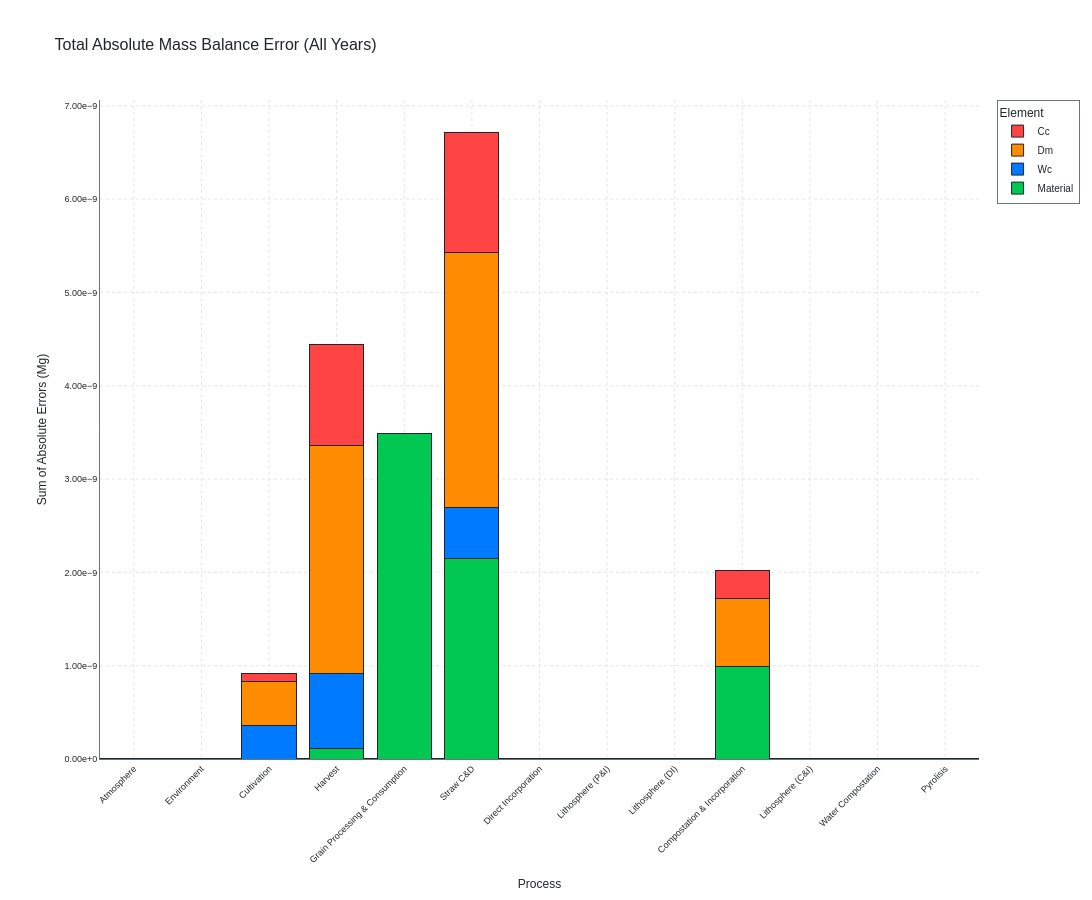

Here is the notebook cell this chart was saved with:
### Markdown cell above
## 2.2 Mass Balance Validation

### Code cell
print("\n" + "="*60)
print("⚖️ MASS BALANCE VERIFICATION (BASELINE)")
print("="*60)
plotting.plot_total_mass_balance_error(mfa_results_baseline)
plotting.plot_optimized_mass_balance_error(mfa_results_baseline)

### Figure 1 — Plotly figure (JSON) as saved in the notebook; plotly's stock layout.template omitted (floating-point values rounded to 4 significant figures)
{"data": [{"hovertemplate": "<b>%{x}</b><br>Material: %{y:.2e} Mg<extra></extra>", "marker": {"color": "#00C851", "line": {"color": "#212529", "width": 1}}, "name": "Material", "type": "bar", "x": ["Atmosphere", "Environment", "Cultivation", "Harvest", "Grain Processing & Consumption", "Straw C&D", "Direct Incorporation", "Lithosphere (P&I)", "Lithosphere (DI)", "Compostation & Incorporation", "Lithosphere (C&I)", "Water Compostation", "Pyrolisis"], "y": [0, 0, 0, 1.164e-10, 3.492e-09, 2.154e-09, 0, 0, 0, 9.895e-10, 0, 0, 0]}, {"hovertemplate": "<b>%{x}</b><br>Wc: %{y:.2e} Mg<extra></extra>", "marker": {"color": "#007BFF", "line": {"color": "#212529", "width": 1}}, "name": "Wc", "type": "bar", "x": ["Atmosphere", "Environment", "Cultivation", "Harvest", "Grain Processing & Consumption", "Straw C&D", "Direct Incorporation", "Lithosphere (P&I)", "Lithosphere (DI)", "Compostation & Incorporation", "Lithosphere (C&I)", "Water Compostation", "Pyrolisis"], "y": [0, 0, 3.638e-10, 8.004e-10, 0, 5.384e-10, 0, 0, 0, 0, 0, 0, 0]}, {"hovertemplate": "<b>%{x}</b><br>Dm: %{y:.2e} Mg<extra></extra>", "marker": {"color": "#FF8C00", "line": {"color": "#212529", "width": 1}}, "name": "Dm", "type": "bar", "x": ["Atmosphere", "Environment", "Cultivation", "Harvest", "Grain Processing & Consumption", "Straw C&D", "Direct Incorporation", "Lithosphere (P&I)", "Lithosphere (DI)", "Compostation & Incorporation", "Lithosphere (C&I)", "Water Compostation", "Pyrolisis"], "y": [0, 0, 4.657e-10, 2.445e-09, 0, 2.736e-09, 0, 0, 0, 7.276e-10, 0, 0, 0]}, {"hovertemplate": "<b>%{x}</b><br>Cc: %{y:.2e} Mg<extra></extra>", "marker": {"color": "#FF4444", "line": {"color": "#212529", "width": 1}}, "name": "Cc", "type": "bar", "x": ["Atmosphere", "Environment", "Cultivation", "Harvest", "Grain Processing & Consumption", "Straw C&D", "Direct Incorporation", "Lithosphere (P&I)", "Lithosphere (DI)", "Compostation & Incorporation", "Lithosphere (C&I)", "Water Compostation", "Pyrolisis"], "y": [0, 0, 8.731e-11, 1.077e-09, 0, 1.281e-09, 0, 0, 0, 3.056e-10, 0, 0, 0]}], "layout": {"barmode": "stack", "font": {"color": "#212529", "family": "Arial, sans-serif", "size": 10}, "height": 900, "legend": {"bgcolor": "rgba(255,255,255,0.8)", "bordercolor": "#6C757D", "borderwidth": 1, "font": {"color": "#212529", "family": "Arial, sans-serif", "size": 10}, "title": {"text": "Element"}}, "margin": {"b": 100, "l": 100, "r": 50, "t": 100}, "paper_bgcolor": "#FFFFFF", "plot_bgcolor": "#FFFFFF", "title": {"font": {"size": 16}, "text": "Total Absolute Mass Balance Error (All Years)"}, "width": 1200, "xaxis": {"gridcolor": "#E5E5E5", "griddash": "dot", "gridwidth": 1, "linecolor": "#6C757D", "linewidth": 1, "tickangle": -45, "tickfont": {"color": "#212529", "family": "Arial, sans-serif", "size": 9}, "title": {"text": "Process"}}, "yaxis": {"gridcolor": "#E5E5E5", "griddash": "dot", "gridwidth": 1, "linecolor": "#6C757D", "linewidth": 1, "tickfont": {"color": "#212529", "family": "Arial, sans-serif", "size": 9}, "tickformat": ".2e", "title": {"text": "Sum of Absolute Errors (Mg)"}, "zeroline": true, "zerolinecolor": "#212529", "zerolinewidth": 2}}}
